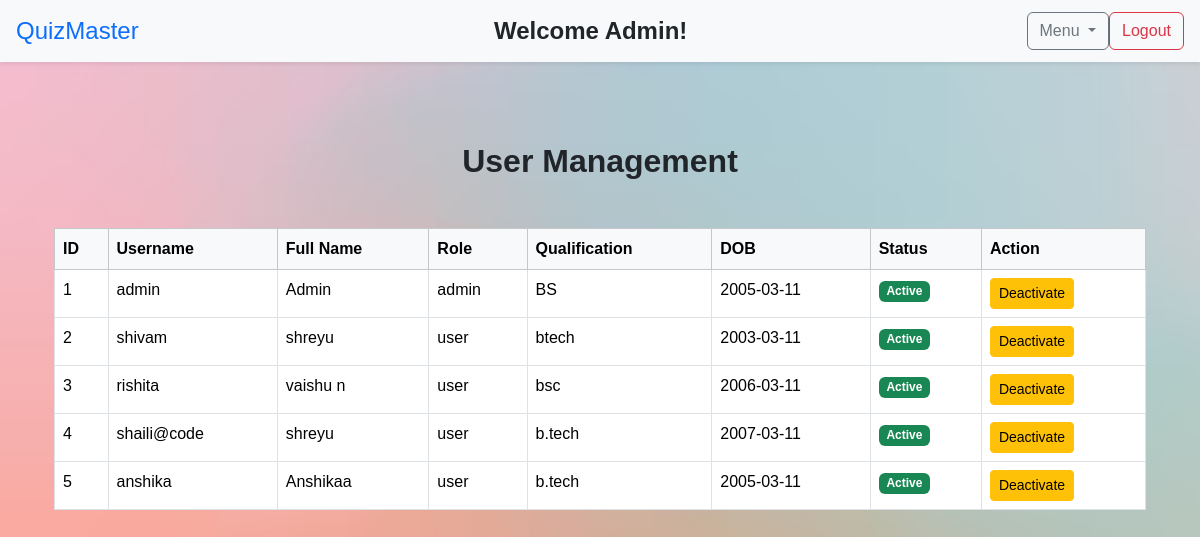
/manage_users (signed in), run on an earlier commit of the app's database.
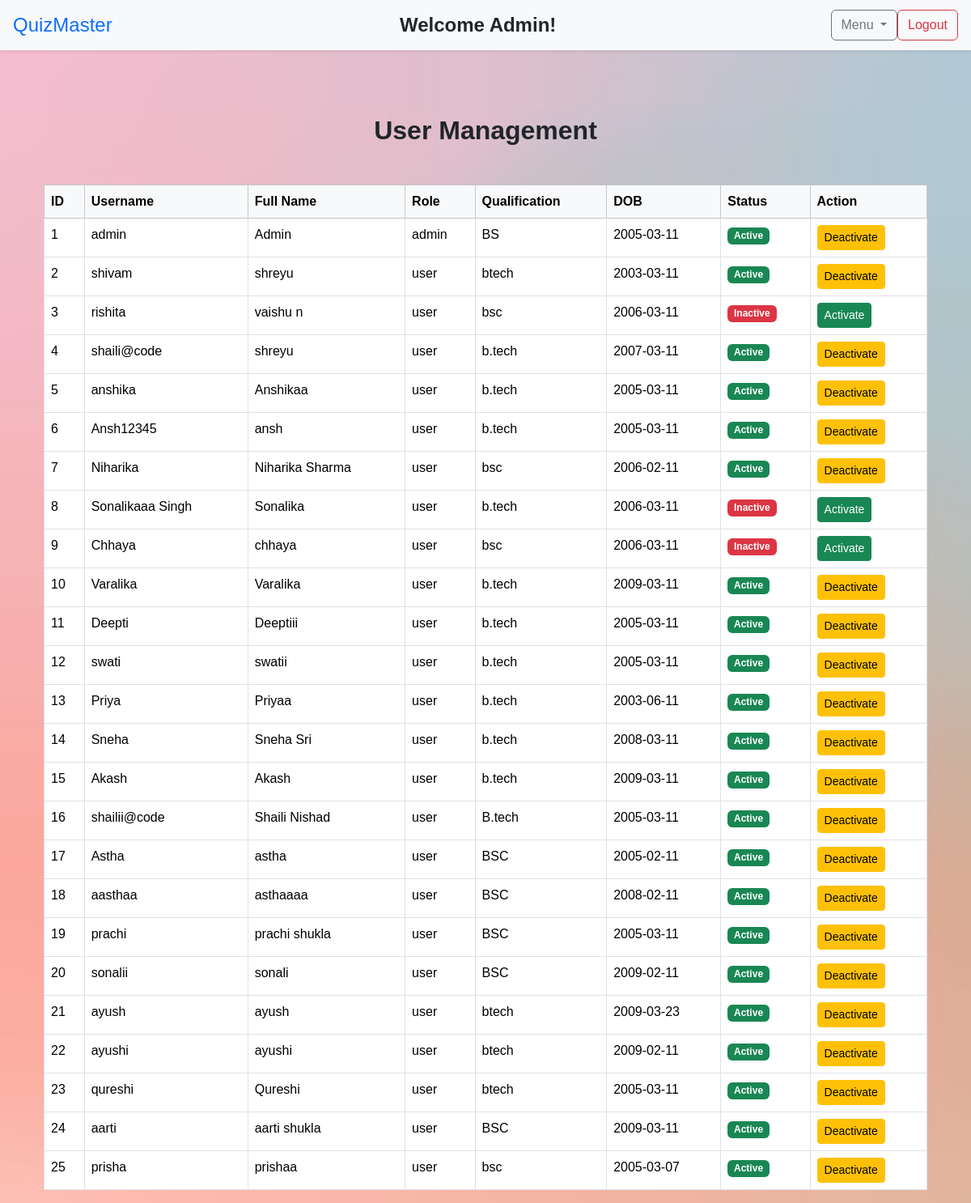
And on a later commit of the database.
### models/user.py (models this page shows, shortened)
class User(db.Model, UserMixin):
    id = db.Column(db.Integer, primary_key=True)
    username = db.Column(db.String(100), unique=True, nullable=False)
    password = db.Column(db.String(100), nullable=False)
    fullname = db.Column(db.String(100), nullable=False)
    role = db.Column(db.String(50), default='user')
    qualification = db.Column(db.String(100), nullable=False)
    dob = db.Column(db.Date, nullable=False)
    is_active = db.Column(db.Boolean, default=True)  # if user is active or not
    scores = db.relationship('Score', back_populates='user')  # this scores will fetch all the score related to the particular user
    time_stamp = db.Column(db.DateTime, default=lambda: datetime.now(), nullable=False) #lambda current time

### controllers/admin.py (the view, shortened to what this page needs)
@admin_bp.route('/manage_users', methods=['GET', 'POST'])
@login_required
@admin_required
def manage_users():
    users = User.query.all()
    return render_template('admin/manage_users.html', users=users)

### app.py (called while the page is built)
def create_app():
    app = Flask(__name__)
    app.config['SECRET_KEY'] = 'app123'
    app.config['SQLALCHEMY_DATABASE_URI'] = 'sqlite:///mentiquiz.db'
    app.config['SQLALCHEMY_TRACK_MODIFICATIONS'] = False
    app.config['CHART_FOLDER'] = os.path.join(app.root_path, 'static', 'charts')
    os.makedirs(app.config['CHART_FOLDER'], exist_ok=True)
    db.init_app(app)
    login_manager = LoginManager()
    login_manager.init_app(app)
    login_manager.login_view = "auth.login"
    @login_manager.user_loader
    def load_user(user_id):
        return db.session.get(User,int(user_id))
    app.register_blueprint(auth_bp)
    app.register_blueprint(admin_bp)
    app.register_blueprint(user_bp)
    with app.app_context():
        db.create_all()
        create_admin()
    return app

### controllers/admin.py (called while the page is built)
def admin_required(f):
    @wraps(f)
    def decorated_function(*args, **kwargs):
        if not current_user.is_authenticated or current_user.role != 'admin':
            flash("Access Denied! Admins Only.", "danger")
            return redirect(url_for('auth.login'))
        return f(*args, **kwargs)
    return decorated_function

### templates/admin/manage_users.html (shortened to what this page needs)
{% extends "base_admin.html" %}
{% block navbar_admin %}
{% include "navbar_admin.html" %}
{% endblock %}
{% block content %}
    <h2 class="mt-4 text-center text-dark fw-bold">User Management</h2>
<div class="container mt-5">
    <table class="table table-bordered table-hover">
        <thead class="table-light">
            <tr>
                <th>ID</th>
                <th>Username</th>
                <th>Full Name</th>
                <th>Role</th>
                <th>Qualification</th>
                <th>DOB</th>
                <th>Status</th>
                <th>Action</th>
            </tr>
        </thead>
        <tbody>
            {% for user in users %}
            <tr>
                <td>{{ user.id }}</td>
                <td>{{ user.username }}</td>
                <td>{{ user.fullname }}</td>
                <td>{{ user.role }}</td>
                <td>{{ user.qualification }}</td>
                <td>{{ user.dob }}</td>
                <td>
                    {% if user.is_active %}
                        <span class="badge bg-success">Active</span>
                    {% else %}
                        <span class="badge bg-danger">Inactive</span>
                    {% endif %}
                </td>
                <td>
                    <form method="POST" class="d-inline">
                        {% if user.is_active %}
                            <button type="submit" name="action" value="deactivate" class="btn btn-sm btn-warning">Deactivate</button>
                        {% else %}
                            <button type="submit" name="action" value="activate" class="btn btn-sm btn-success">Activate</button>
                        {% endif %}
                    </form>
                </td>
            </tr>
            {% endfor %}
        </tbody>
    </table>
</div>
{% endblock %}

What changed in the data, as far as the page shows it:
changed User "rishita": is_active "Active Deactivate" → "Inactive Activate"
added User: id "6", username "Ansh12345", fullname "ansh", role "user", qualification "b.tech", dob "2005-03-11", is_active "Active"
added User: id "7", username "Niharika", fullname "Niharika Sharma", role "user", qualification "bsc", dob "2006-02-11", is_active "Active"
added User: id "8", username "Sonalikaaa Singh", fullname "Sonalika", role "user", qualification "b.tech", dob "2006-03-11", is_active "Inactive"
added User: id "9", username "Chhaya", fullname "chhaya", role "user", qualification "bsc", dob "2006-03-11", is_active "Inactive"
added User: id "10", username "Varalika", fullname "Varalika", role "user", qualification "b.tech", dob "2009-03-11", is_active "Active"
added User: id "11", username "Deepti", fullname "Deeptiii", role "user", qualification "b.tech", dob "2005-03-11", is_active "Active"
added User: id "12", username "swati", fullname "swatii", role "user", qualification "b.tech", dob "2005-03-11", is_active "Active"
added User: id "13", username "Priya", fullname "Priyaa", role "user", qualification "b.tech", dob "2003-06-11", is_active "Active"
added User: id "14", username "Sneha", fullname "Sneha Sri", role "user", qualification "b.tech", dob "2008-03-11", is_active "Active"
added User: id "15", username "Akash", fullname "Akash", role "user", qualification "b.tech", dob "2009-03-11", is_active "Active"
added User: id "16", username "shailii@code", fullname "Shaili Nishad", role "user", qualification "B.tech", dob "2005-03-11", is_active "Active"
added User: id "17", username "Astha", fullname "astha", role "user", qualification "BSC", dob "2005-02-11", is_active "Active"
added User: id "18", username "aasthaa", fullname "asthaaaa", role "user", qualification "BSC", dob "2008-02-11", is_active "Active"
added User: id "19", username "prachi", fullname "prachi shukla", role "user", qualification "BSC", dob "2005-03-11", is_active "Active"
added User: id "20", username "sonalii", fullname "sonali", role "user", qualification "BSC", dob "2009-02-11", is_active "Active"
added User: id "21", username "ayush", fullname "ayush", role "user", qualification "btech", dob "2009-03-23", is_active "Active"
added User: id "22", username "ayushi", fullname "ayushi", role "user", qualification "btech", dob "2009-02-11", is_active "Active"
added User: id "23", username "qureshi", fullname "Qureshi", role "user", qualification "btech", dob "2005-03-11", is_active "Active"
added User: id "24", username "aarti", fullname "aarti shukla", role "user", qualification "BSC", dob "2009-03-11", is_active "Active"
added User: id "25", username "prisha", fullname "prishaa", role "user", qualification "bsc", dob "2005-03-07", is_active "Active"
